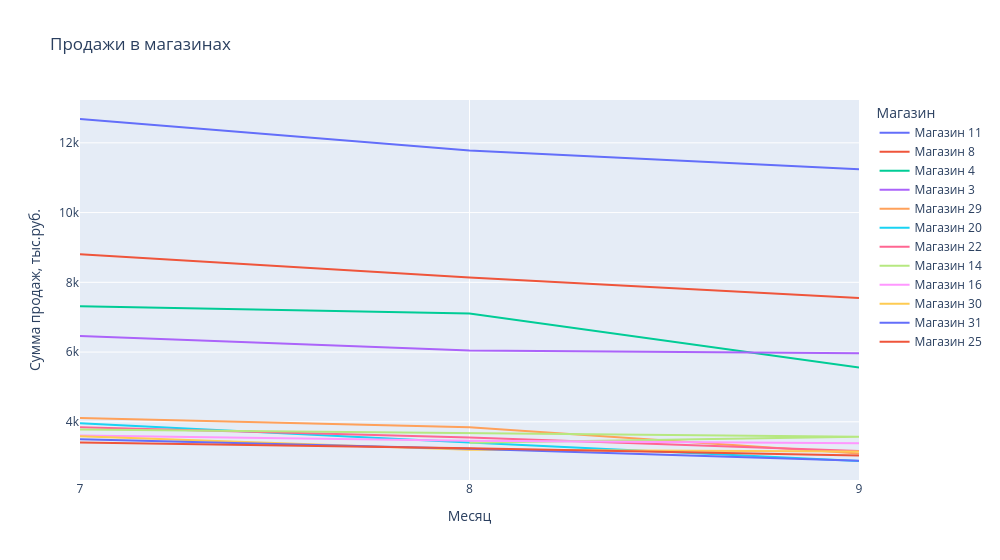

Source (notebook cell):
### Code cell
### Анализ Магазинов
gr_magaz=df.groupby(['Магазин', 'Месяц'], as_index=False).agg({'Сумма продаж, тыс.руб.':'sum'}).sort_values('Сумма продаж, тыс.руб.', ascending=False)
display(gr_magaz.nlargest(5, 'Сумма продаж, тыс.руб.'))
px.line(gr_magaz.astype({'Месяц':str}), x='Месяц', y='Сумма продаж, тыс.руб.', color='Магазин', title='Продажи в магазинах',width=1000)

### Figure 1 — Plotly figure (JSON) as saved in the notebook; plotly's stock layout.template omitted (floating-point values rounded to 4 significant figures)
{"data": [{"hovertemplate": "Магазин=Магазин 11<br>Месяц=%{x}<br>Сумма продаж, тыс.руб.=%{y}<extra></extra>", "legendgroup": "Магазин 11", "line": {"color": "#636efa", "dash": "solid"}, "marker": {"symbol": "circle"}, "mode": "lines", "name": "Магазин 11", "orientation": "v", "showlegend": true, "type": "scatter", "x": ["7", "8", "9"], "xaxis": "x", "y": [12680.0, 11780.0, 11240.0], "yaxis": "y"}, {"hovertemplate": "Магазин=Магазин 8<br>Месяц=%{x}<br>Сумма продаж, тыс.руб.=%{y}<extra></extra>", "legendgroup": "Магазин 8", "line": {"color": "#EF553B", "dash": "solid"}, "marker": {"symbol": "circle"}, "mode": "lines", "name": "Магазин 8", "orientation": "v", "showlegend": true, "type": "scatter", "x": ["7", "8", "9"], "xaxis": "x", "y": [8807.0, 8141.0, 7548.0], "yaxis": "y"}, {"hovertemplate": "Магазин=Магазин 4<br>Месяц=%{x}<br>Сумма продаж, тыс.руб.=%{y}<extra></extra>", "legendgroup": "Магазин 4", "line": {"color": "#00cc96", "dash": "solid"}, "marker": {"symbol": "circle"}, "mode": "lines", "name": "Магазин 4", "orientation": "v", "showlegend": true, "type": "scatter", "x": ["7", "8", "9"], "xaxis": "x", "y": [7314.0, 7107.0, 5553.0], "yaxis": "y"}, {"hovertemplate": "Магазин=Магазин 3<br>Месяц=%{x}<br>Сумма продаж, тыс.руб.=%{y}<extra></extra>", "legendgroup": "Магазин 3", "line": {"color": "#ab63fa", "dash": "solid"}, "marker": {"symbol": "circle"}, "mode": "lines", "name": "Магазин 3", "orientation": "v", "showlegend": true, "type": "scatter", "x": ["7", "8", "9"], "xaxis": "x", "y": [6463.0, 6046.0, 5969.0], "yaxis": "y"}, {"hovertemplate": "Магазин=Магазин 29<br>Месяц=%{x}<br>Сумма продаж, тыс.руб.=%{y}<extra></extra>", "legendgroup": "Магазин 29", "line": {"color": "#FFA15A", "dash": "solid"}, "marker": {"symbol": "circle"}, "mode": "lines", "name": "Магазин 29", "orientation": "v", "showlegend": true, "type": "scatter", "x": ["7", "8", "9"], "xaxis": "x", "y": [4108.0, 3846.0, 3094.0], "yaxis": "y"}, {"hovertemplate": "Магазин=Магазин 20<br>Месяц=%{x}<br>Сумма продаж, тыс.руб.=%{y}<extra></extra>", "legendgroup": "Магазин 20", "line": {"color": "#19d3f3", "dash": "solid"}, "marker": {"symbol": "circle"}, "mode": "lines", "name": "Магазин 20", "orientation": "v", "showlegend": true, "type": "scatter", "x": ["7", "8", "9"], "xaxis": "x", "y": [3959.0, 3406.0, 2876.0], "yaxis": "y"}, {"hovertemplate": "Магазин=Магазин 22<br>Месяц=%{x}<br>Сумма продаж, тыс.руб.=%{y}<extra></extra>", "legendgroup": "Магазин 22", "line": {"color": "#FF6692", "dash": "solid"}, "marker": {"symbol": "circle"}, "mode": "lines", "name": "Магазин 22", "orientation": "v", "showlegend": true, "type": "scatter", "x": ["7", "8", "9"], "xaxis": "x", "y": [3842.0, 3551.0, 3163.0], "yaxis": "y"}, {"hovertemplate": "Магазин=Магазин 14<br>Месяц=%{x}<br>Сумма продаж, тыс.руб.=%{y}<extra></extra>", "legendgroup": "Магазин 14", "line": {"color": "#B6E880", "dash": "solid"}, "marker": {"symbol": "circle"}, "mode": "lines", "name": "Магазин 14", "orientation": "v", "showlegend": true, "type": "scatter", "x": ["7", "9", "8"], "xaxis": "x", "y": [3782.0, 3572.0, 3396.0], "yaxis": "y"}, {"hovertemplate": "Магазин=Магазин 16<br>Месяц=%{x}<br>Сумма продаж, тыс.руб.=%{y}<extra></extra>", "legendgroup": "Магазин 16", "line": {"color": "#FF97FF", "dash": "solid"}, "marker": {"symbol": "circle"}, "mode": "lines", "name": "Магазин 16", "orientation": "v", "showlegend": true, "type": "scatter", "x": ["7", "8", "9"], "xaxis": "x", "y": [3603.0, 3457.0, 3385.0], "yaxis": "y"}, {"hovertemplate": "Магазин=Магазин 30<br>Месяц=%{x}<br>Сумма продаж, тыс.руб.=%{y}<extra></extra>", "legendgroup": "Магазин 30", "line": {"color": "#FECB52", "dash": "solid"}, "marker": {"symbol": "circle"}, "mode": "lines", "name": "Магазин 30", "orientation": "v", "showlegend": true, "type": "scatter", "x": ["7", "8", "9"], "xaxis": "x", "y": [3582.0, 3200.0, 3152.0], "yaxis": "y"}, {"hovertemplate": "Магазин=Магазин 31<br>Месяц=%{x}<br>Сумма продаж, тыс.руб.=%{y}<extra></extra>", "legendgroup": "Магазин 31", "line": {"color": "#636efa", "dash": "solid"}, "marker": {"symbol": "circle"}, "mode": "lines", "name": "Магазин 31", "orientation": "v", "showlegend": true, "type": "scatter", "x": ["7", "8", "9"], "xaxis": "x", "y": [3502.0, 3226.0, 2881.0], "yaxis": "y"}, {"hovertemplate": "Магазин=Магазин 25<br>Месяц=%{x}<br>Сумма продаж, тыс.руб.=%{y}<extra></extra>", "legendgroup": "Магазин 25", "line": {"color": "#EF553B", "dash": "solid"}, "marker": {"symbol": "circle"}, "mode": "lines", "name": "Магазин 25", "orientation": "v", "showlegend": true, "type": "scatter", "x": ["7", "8", "9"], "xaxis": "x", "y": [3410.0, 3240.0, 3034.0], "yaxis": "y"}], "layout": {"legend": {"title": {"text": "Магазин"}, "tracegroupgap": 0}, "title": {"text": "Продажи в магазинах"}, "width": 1000, "xaxis": {"anchor": "y", "domain": [0, 1], "title": {"text": "Месяц"}}, "yaxis": {"anchor": "x", "domain": [0, 1], "title": {"text": "Сумма продаж, тыс.руб."}}}}
